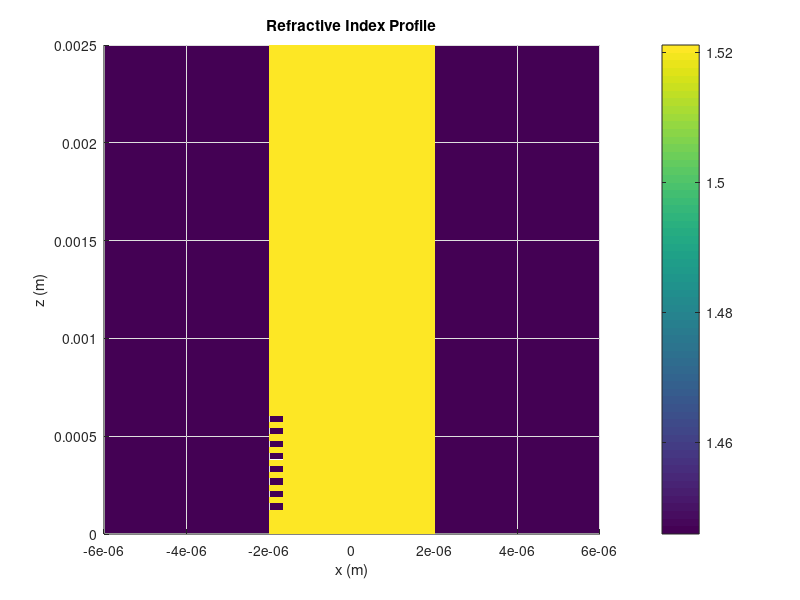

Here is the MATLAB script that generated this plot: (Note: this script raises an error after producing the figure.)
%%%%%%%%%%%%%%%%%%%%%%%%%%
% Plotting Toggles
%%%%%%%%%%%%%%%%%%%%%%%%%%
PlotEachStep = false;
PlotEachStepN = false;
SecondWG = false; 
PlotNProfile = true;
PlotKappa = false;
consistent = true;
%%%%%%%%%%%%%%%%%%%%%%%%%%
% Parameters of Simulation
%%%%%%%%%%%%%%%%%%%%%%%%%%
um=1e-6;
% Free space wavelength
lambda = 1.55*um;
k0 = 2*pi/lambda;

% Indices of refraction 
nCladding = 1.445918; 
nCore = 1.52114;
nBar = (nCladding + nCore) /2;

% Length of waveguide (z-direction)
inputWGLength = 3000*um;

% Width of the domain (x-direction)
widthDomain = 12*um; % 
% Length of simulation domain (z-direction)
lengthDomain = 2500*um;

% Width of waveguide (x-direction)
inputWGWidth = 4*um;

% Width of initial Gaussian
sig = 2.3;

%%%%%%%%%%%%%%%%
% Discretization
%%%%%%%%%%%%%%%%%

% Discretization in z-direction
deltaz = 0.25*um;
Nzpts = round(lengthDomain/deltaz);

% Discretization in x-direction
deltax = 0.01*um;
% Number of points in x-direction resulting from discretization
N = round(widthDomain / deltax);

% Create the x-axis and z-axis: 0 is at center of domain
x = linspace(-widthDomain/2, widthDomain/2, N); 
z = linspace(0, deltaz*Nzpts, Nzpts+1);

%%%%%%%%%%%%%%%%%%%%%%%%%%
% Refractive Index Profile
%%%%%%%%%%%%%%%%%%%%%%%%%%

% Index profile for WG 
n_Input_WG = nCladding*ones(Nzpts + 1, N);
counter = 0;
L = 500*um;
A = 63.8*um;
width_perturbation = 0.325*um;
offset = 500; % Offset for where perturbation starts
last_perturbation_index = 1;
for j = 1 : Nzpts + 1
    if (j < offset)
        coreinds = find((x<=inputWGWidth/2).*(x>=-inputWGWidth/2)); 
        n_Input_WG(j,coreinds) = nCore; 
        continue
    end
    if((counter<(A/deltaz)*0.5)&&(j<L/deltaz + offset))
        coreinds = find((x<=inputWGWidth/2).*(x>=-inputWGWidth/2));  
        n_Input_WG(j,coreinds) = nCore; 
        perturbationinds = coreinds(1:round(width_perturbation/deltax));
        n_Input_WG(j,perturbationinds) = nCladding;
        last_perturbation_index = j;
    else
        coreinds = find((x<=inputWGWidth/2).*(x>=-inputWGWidth/2)); 
        n_Input_WG(j,coreinds) = nCore; 
    end
    if(counter>=(A/deltaz))
         counter = 0;
    end
    counter = counter+1;
end

%%%%%%%%%%%%%%%%%%%%%%%%%%%%%%%%%%%%%%
% Plotting Refractive Index Profile
%%%%%%%%%%%%%%%%%%%%%%%%%%%%%%%%%%%%%%

if PlotNProfile
    [X, Z] = meshgrid(x, z);
    figure;
    surf(X, Z, n_Input_WG);
    view(0,90); shading interp; axis tight; colorbar; 
    title("Refractive Index Profile");
    xlabel("x (m)");
    ylabel("z (m)");
end

% Initial Gaussian that will be launched
% u = exp(-(x/sig).^2);
u = input_WG(nCore, sig);

% allField records all steps of u
allField = zeros(Nzpts+1, N);  
allField(1,:) = u;

%%%%%%%%%%%%%%%%%%%%%%%%%%%%%%%%%%%%%%
% Parabolic Absorbing Boundary Domains
%%%%%%%%%%%%%%%%%%%%%%%%%%%%%%%%%%%%%%

% Region on either side of domain that will absorb field
widthAbsEdge = 2*um; 
% Define the kappa vector: it's 0 in the central region,
% and has value kappa in outer edges
kappa_max = -0.03;
kappa = zeros(1, N); 
for j = 1 : N
    if x(j) < -widthDomain/2+widthAbsEdge
        kappa(j) = kappa_max*((widthDomain/2 - ...
            widthAbsEdge + x(j))/widthAbsEdge)^2;
    elseif x(j) > widthDomain/2-widthAbsEdge
        kappa(j) = kappa_max*((x(j) - widthDomain/2 + ...
            widthAbsEdge)/widthAbsEdge)^2;
    else % Central region: no absorption
        kappa(j) = 0;
    end
end

%%%%%%%%%%%%%%%%%%%%%%%%%%%%%%%%%%%%%%
% Plotting Kappa
%%%%%%%%%%%%%%%%%%%%%%%%%%%%%%%%%%%%%%

if(PlotKappa)
    figure;
    plot(x, kappa, '*')
    title('Representation of absorbing region')
end

% Adapted from Pedrola, "Beam Propagation Method for Design of Optical
% Waveguide Devices" 
alpha = 0.5; % Scheme Parameter; 0(1) means purely Forward (Backward)

% Crank-Nicolson intermediate parameters (Pedrola, p. 36): 
a = -alpha / (deltax)^2;
c = a;

%%%%%%%%%%%%%%%%%%%%%%%%%%%%%%%%%%%%%%
% Crank–Nicolson Loop
%%%%%%%%%%%%%%%%%%%%%%%%%%%%%%%%%%%%%%
te0_power = zeros(1, Nzpts);
te1_power = zeros(1, Nzpts);
r = zeros(1, N);

for m = 1 : Nzpts
    n_m_plus_1 = n_Input_WG(m + 1, :);
    n_m = n_Input_WG(m, :);
    b = (2*alpha)/(deltax^2) - alpha*(n_m_plus_1.^2 - kappa.^2 + ...
        2*1i*n_m_plus_1.*kappa - nBar^2)*k0^2 + 2*1i*k0*nBar/deltaz;
    % rj values
    r(1) = (1-alpha)/(deltax^2) * (0+u(2)) + ...
        ((1-alpha)*((n_m(1))^2-kappa(1)^2 + 2*1i*n_m(1)*kappa(1) - ...
        nBar^2)*k0^2 - 2*(1-alpha)/(deltax^2) + 2*1i*k0*nBar/deltaz) * u(1);
    r(N) = (1-alpha)/(deltax^2) * (u(N-1)+0) + ...
        ((1-alpha)*(n_m(N)^2-kappa(N)^2 + 2*1i*n_m(N)*kappa(N) - ...
        nBar^2)*k0^2 - 2*(1-alpha)/(deltax^2) + 2*1i*k0*nBar/deltaz) * u(N);
    for j = 2 : N-1
        r(j) = (1-alpha)/(deltax^2) * (u(j-1)+u(j+1)) + ...
            ((1-alpha)*(n_m(j)^2-kappa(j)^2 + 2*1i*n_m(j)*kappa(j)- ...
            nBar^2)*k0^2 - 2*(1-alpha)/(deltax^2) + 2*1i*k0*nBar/deltaz) * u(j);
    end
    % Thomas algorithm to solve tridiagonal Crank-Nicolson scheme
    beta = b(1);
    u(1) = r(1) / beta;
    for j = 2 : N
        gamma(j) = c / beta;
        beta = b(j) - a * gamma(j);
        u(j) = (r(j) - a * u(j-1)) / beta;
    end
    for j = 1 : N-1
        ktemp = N - j;
        u(ktemp) = u(ktemp) - gamma(ktemp+1) * u(ktemp+1);
    end
    
    titlestring = strcat('Intensity in Input WG after ', '{ }', ...
        num2str(m*deltaz/um), ' microns');
    
    allField(m+1, :) = u;
    
    % Overlap integral calculation
    % TE0
    [te0_field, te1_field] = get_modes(629108, 1.77991e6, x, 500*um + z(m));
    self_overlap_u = abs(trapz(x, u.*conj(u)));
    self_overlap_0 = abs(trapz(x, te0_field.*conj(te0_field)));
    self_overlap_1 = abs(trapz(x, te1_field.*conj(te1_field)));
    c_u = 1/sqrt(self_overlap_u);
    c_0 = 1/sqrt(self_overlap_0);
    c_1 = 1/sqrt(self_overlap_1);
    
%     te0_coupled_power = abs(trapz(x, u.*conj(te0_field)))^2 / trapz(x, abs(conj(te0_field)).^2);
    te0_coupled_power =  abs(trapz(x, c_u*u.*conj(c_0*te0_field)));
    te0_power(m) = te0_coupled_power;
    
%     te1_coupled_power = abs(trapz(x, u.*conj(te1_field)))^2 / trapz(x, abs(conj(te1_field)).^2);
    te1_coupled_power =  abs(trapz(x, c_u*u.*conj(c_1*te1_field)));
    te1_power(m) = te1_coupled_power;
    
    if(PlotEachStep)
        figure(2);
        plot(x, abs(c_u*u).^2, 'linewidth', 3);
        hold on
        plot(x, abs(c_0*te0_field).^2, 'linewidth', 3);
        hold on
        plot(x, abs(c_1*te1_field).^2, 'linewidth', 3);
        legend("U", "TE0", "TE1");
        title(titlestring)
        hold off
        shading interp
        drawnow
    end
    
    if(PlotEachStepN)
        index_string = strcat('Index Slice after ', '{ }', ...
            num2str(m*deltaz/um), ' microns');
        figure(3);
        plot(x, n_m, 'linewidth', 3);   
        hold on
        plot(x, n_Input_WG(end, :), 'linewidth', 3); 
        title(index_string);
        hold off
        xlabel("x(m)");
        ylabel("n");
        legend("n_m", "n_{last}");
    end
end 

%%%%%%%%%%%%%%%%%%%%%%%%%%%%%%%%%%%%%%
% Plot E-Field Profile in X-Z Plane
%%%%%%%%%%%%%%%%%%%%%%%%%%%%%%%%%%%%%%
[~, ~, ~] = mkdir(strcat('index_', num2str(nCore)));
fname = strcat('/Users/robinlin/Desktop/ECE4370_Final_Project/', 'index_', num2str(nCore));
filename = strcat('index_', num2str(nCore), '_width_', num2str(sig), '.png');
fullfile_name = fullfile(fname, filename);

if(consistent)
    figure;
    surf(z,x, abs(allField').^2)
    hold on
    xline(z(offset),'-',{'Grating Start'}, 'lineWidth', 3, 'Color', 'w');
    hold on
    xline(z(last_perturbation_index),'-',{'Grating End'}, 'lineWidth', 3, 'Color', 'w');
    view(0, 90); shading interp; axis tight; colorbar 
    xlabel('x (m)', 'fontSize', 20);
    ylabel('y (m)', 'fontSize', 20);
    saveas(gcf, fullfile_name, 'png');
else
    figure;
    surf(x, z, abs(allField).^2)
    view(0, 90); shading interp; axis tight; colorbar 
    xlabel('z (m)', 'fontSize', 20);
    ylabel('x (m)', 'fontSize', 20);
	saveas(gcf, fullfile_name, 'png');
end

figure;
plot(z(1:end-1), te0_power);
hold on
plot(z(1:end-1), te1_power);
hold on
xline(z(offset),'-',{'     Grating Start'}, 'lineWidth', 3, 'Color', 'b', 'fontSize', 15);
hold on
xline(z(last_perturbation_index),'-',{'     Grating End'}, 'lineWidth', 3, 'Color', 'b', 'fontSize', 15);
xlabel("Propagation Direction, z (m)", 'fontSize', 15);
ylabel("Mode Power", 'fontSize', 15);
title("Mode Power in Waveguide", 'fontSize', 15);
legend("TE0", "TE1", 'fontSize', 15);